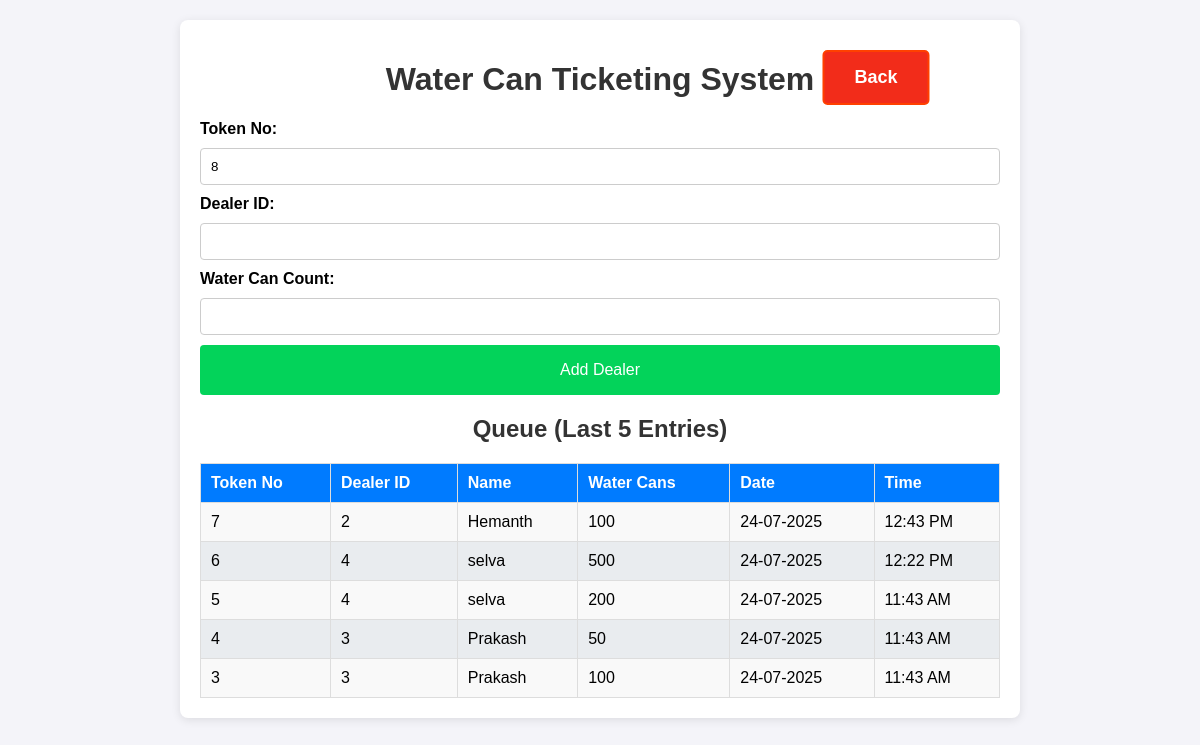
Screenshot of /data_entry with the database file from the repository.
### app.py (models this page shows, shortened)
class Dealer_details(db.Model):
    id = db.Column(db.Integer, primary_key=True)
    dealer_id = db.Column(db.String(100), nullable=False, unique=True)
    name = db.Column(db.String(100), nullable=False)
    mobile = db.Column(db.String(15), nullable=False)
    address = db.Column(db.String(400), nullable=True)
    aadhaar_file = db.Column(db.String(400))  # Path to Aadhaar copy
    photo_file = db.Column(db.String(400))

class Dealer(db.Model):
    id = db.Column(db.Integer, primary_key=True)
    dealer_id = db.Column(db.String(100), nullable=False)
    water_can_count = db.Column(db.Integer, nullable=False)
    timestamp = db.Column(db.DateTime, default=datetime.now)
    token_id = db.Column(db.Integer, nullable=False)  # Daily resetting token ID
    @property
    def formatted_date(self):
        return self.timestamp.strftime("%d-%m-%Y")  # Format the date
    @property
    def formatted_time(self):
        return self.timestamp.strftime("%I:%M %p")  # Format the time in 12-hour format

### app.py (the view)
@app.route('/data_entry')
def data_entry(error_message=None):
    today = datetime.today().date()
    dealer_queue = db.session.query(Dealer, Dealer_details.name).outerjoin(Dealer_details, Dealer.dealer_id == Dealer_details.dealer_id).filter(func.date(Dealer.timestamp) == today).order_by(Dealer.timestamp.desc()).limit(5).all()
    token_no = get_next_token_id()
    return render_template('data_entry.html', queue=dealer_queue, token_no = token_no, error_message=error_message)

### app.py (called while the page is built)
def get_next_token_id():
    today = datetime.today().date()
    tokens_today = Dealer.query.with_entities(Dealer.token_id)\
        .filter(func.date(Dealer.timestamp) == today)\
        .order_by(Dealer.token_id.asc())\
        .all()
    token_ids = [token[0] for token in tokens_today]
    max_token_id = max(token_ids) if len(token_ids)>0 else 0
    for i in range(1, max_token_id + 2):
        if i not in token_ids:
            return i
    return 1

### templates/data_entry.html (shortened to what this page needs)
<!DOCTYPE html>
<html lang="en">
<head>
    <link rel="stylesheet" href="/static/styles.css">
</head>
<body>
    <div class="container">
        <h1>Water Can Ticketing System</h1>
        <form action="/add_dealer" method="POST" class="form">
            <label for="token_no">Token No:</label>
            <input type="text" id="token_no" name="token_no" value="{{token_no}}" required >
            <label for="dealer_id">Dealer ID:</label>
            <input type="text" id="dealer_id" name="dealer_id" required autofocus>
            <label for="water_can_count">Water Can Count:</label>
            <input type="number" id="water_can_count" name="water_can_count" required>
            <button type="submit" class="btn">Add Dealer</button>
        </form>
        <h2>Queue (Last 5 Entries)</h2>
        <table>
            <thead>
                <tr>
                    <th>Token No</th>
                    <th>Dealer ID</th>
                    <th>Name</th>
                    <th>Water Cans</th>
                    <th>Date</th>
                    <th>Time</th>
                </tr>
            </thead>
            <tbody>
                {% for dealer, dealer_name in queue %}
                <tr>
                    <td>{{ dealer.token_id }}</td>
                    <td>{{ dealer.dealer_id }}</td>
                    <td>{{ dealer_name }}</td>
                    <td>{{ dealer.water_can_count }}</td>
                    <td>{{ dealer.formatted_date }}</td>
                    <td>{{ dealer.formatted_time }}</td>
                </tr>
                {% endfor %}
            </tbody>
        </table>
    </div>
    <a href="/" class="back">Back</a>
</body>
</html>

### static/styles.css (style rules this page uses)
body { font-family: Arial, sans-serif; background-color: #f4f4f9; margin: 0; padding: 0; }
.container { max-width: 800px; margin: 20px auto; background: #fff; padding: 20px; border-radius: 8px; box-shadow: 0 2px 10px rgba(0, 0, 0, 0.1); }
h1, h2 { color: #333; text-align: center; }
.form { display: flex; flex-direction: column; gap: 10px; margin-bottom: 20px; }
.form label { font-weight: bold; }
.form input { padding: 10px; border: 1px solid #ccc; border-radius: 4px; }
.btn { background-color: #03d35a; color: #fff; border: none; padding: 10px; border-radius: 4px; cursor: pointer; font-size: medium; height: 50px; }
table { width: 100%; border-collapse: collapse; margin-top: 10px; }
h2 { text-align: center; margin-bottom: 20px; }
table th, table td { padding: 10px; border: 1px solid #ddd; text-align: left; }
table th { background-color: #007bff; color: white; }
table tbody tr:nth-child(odd) { background-color: #f9f9f9; }
table tbody tr:nth-child(even) { background-color: #e9ecef; }
a { display: inline-block; padding: 15px 30px; font-size: 18px; font-weight: bold; text-align: center; text-decoration: none; background-color: #007bff; color: white; border-radius: 5px; border: 2px solid #007bff; transition: all 0.3s ease; position: absolute; left: 50%; transform: translateX(-50%); transition: transform 0.2s, background-color 0.2s; }
.back { background-color: #f22c1a; border: 2px solid #ff4000; top: 50px; left: 73%; }

### rows the page displays
Dealer_details: token_id "7", dealer_id "2", name "Hemanth", water_can_count "100", formatted_date "24-07-2025", formatted_time "12:43 PM"
Dealer_details: token_id "6", dealer_id "4", name "selva", water_can_count "500", formatted_date "24-07-2025", formatted_time "12:22 PM", token_id "5", water_can_count "200", formatted_time "11:43 AM"
Dealer_details: token_id "4", dealer_id "3", name "Prakash", water_can_count "50", formatted_date "24-07-2025", formatted_time "11:43 AM", token_id "3", water_can_count "100"
